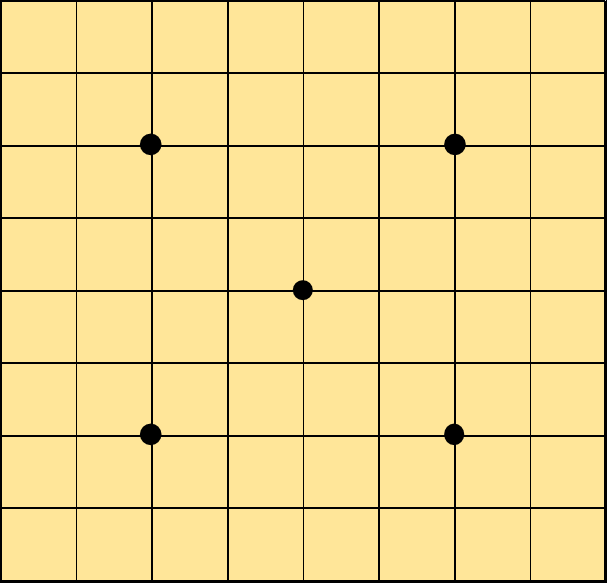
#> input picture assets/9goban.png, 608 x 584 px
$ python cutting.py ../assets/9goban.png out.png
#> lines starting #> are read from the running program, lines starting #| are printed output that depends on the picture
#> further down, im is the input picture: PIL image 608x584 RGB; mean R, G, B 239.3, 215.9, 143.9
from PIL import Image
import sys

def expand2square(pil_img, targ_width, targ_height, background_color):
#> called with targ_width = 800, targ_height = 418, background_color = (255, 255, 255)
    width, height = pil_img.size
#> width = 608; height = 584
    result = Image.new(pil_img.mode, (targ_width, targ_height), background_color)
#> result: PIL image 800x418 RGB; every value is 255
    result.paste(pil_img, ((targ_width - width) // 2, (targ_height - height) // 2))
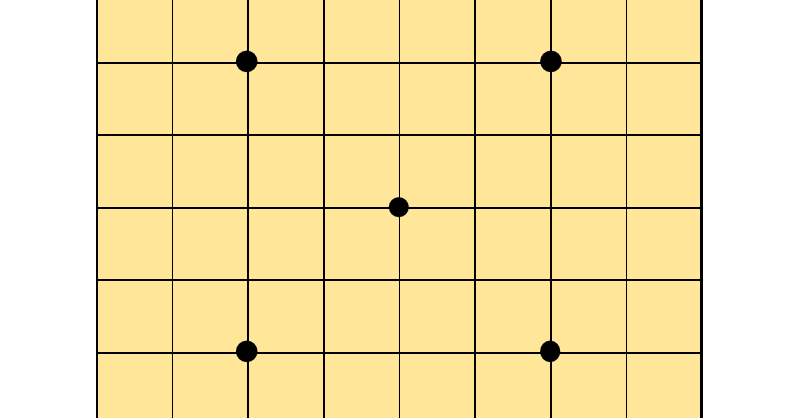
#> result: PIL image 800x418 RGB; mean R, G, B 244.4, 226.4, 171.2
    return result

if __name__ == "__main__":
    in_path = sys.argv[1]
    out_path = sys.argv[2]
    im = Image.open(in_path)
    out = expand2square(im, 800, 418, (255, 255, 255))
    out.save(out_path, quality=95)
